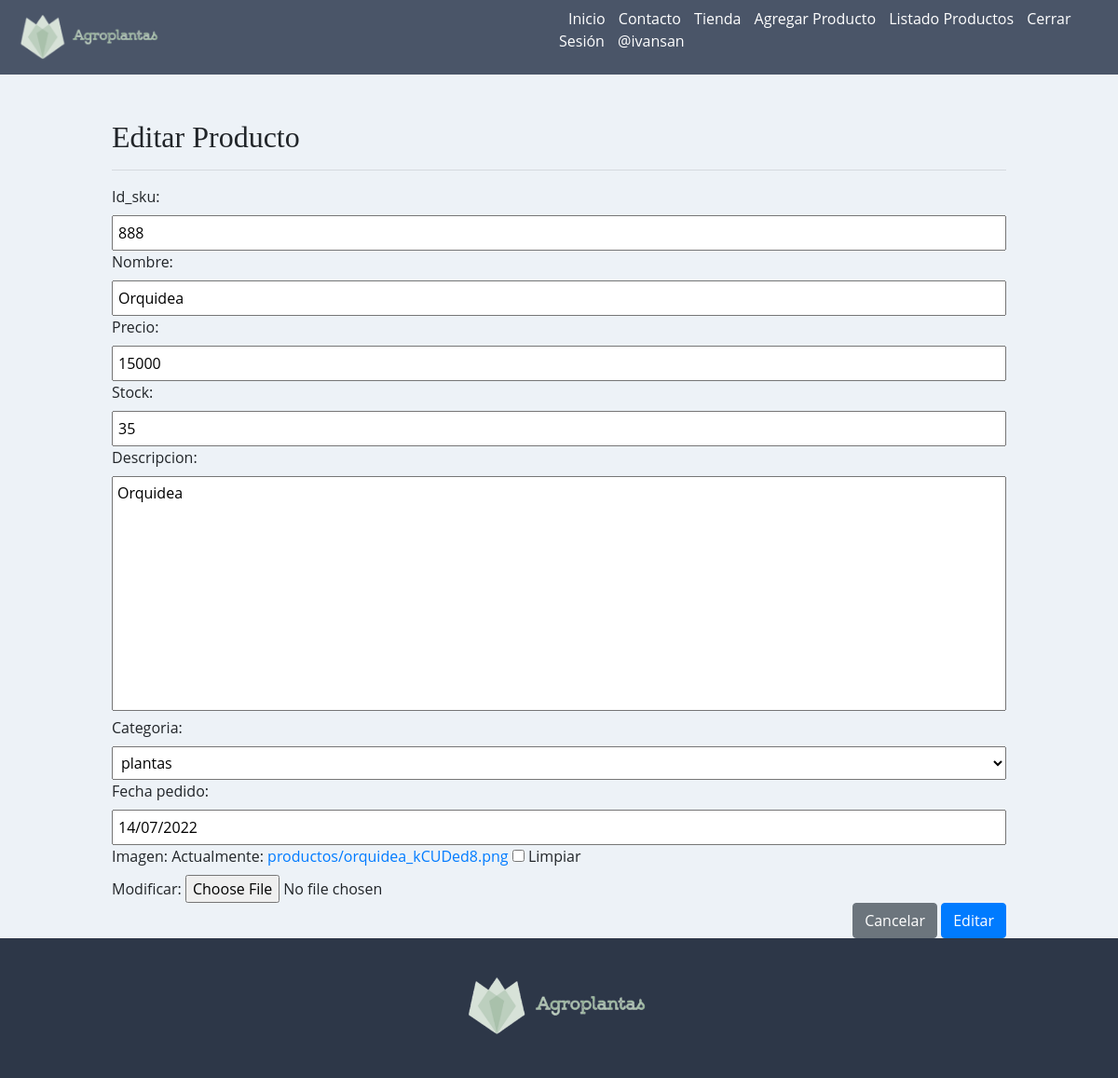
The app's page /modificar-producto/888/ (signed in) with its own data.
### core/models.py (models this page shows, shortened)
class Producto(models.Model):
    codigo = models.CharField(max_length=6, primary_key=True, verbose_name= 'id_sku')
    nombre = models.CharField(max_length=50, verbose_name= 'Nombre Producto')
    precio = models.IntegerField()
    stock = models.IntegerField()
    descripcion = models.TextField()
    categoria = models.ForeignKey(Categoria, null=False, on_delete=models.PROTECT)
    fecha_pedido = models.DateField()
    imagen = models.ImageField(upload_to="productos", null=True)

### core/views.py (the view, shortened to what this page needs)
# urls.py: path('modificar-producto/<codigo>/', modificar_producto, name="modificar_producto"),
@permission_required('core.change_producto')
def modificar_producto(request, codigo):
    producto = get_object_or_404(Producto, codigo=codigo)
    data = {
        'form': ProductoForm(instance=producto)
    }
    return render(request,'core/producto/modificar.html', data)

### core/forms.py
class ProductoForm(forms.ModelForm):
    nombre = forms.CharField(min_length=3, max_length=50)
    imagen = forms.ImageField(required=False)
    precio = forms.IntegerField(min_value=1, max_value=1500000)
    class Meta:
        model = Producto
        fields = '__all__'

### core/models.py (called while the page is built)
    def __str__(self):
        return self.nombreCategoria

### core/templates/core/producto/modificar.html (shortened to what this page needs)
{% extends 'core/base.html' %}
{% block contenido %}
<br><br>
<h2>Editar Producto</h2>
<hr>
<form action="" method="post" enctype="multipart/form-data">
    {{ form }}
    <div class="d-flex justify-content-end">
        <input type="reset" value="Cancelar" class="btn btn-secondary">
    <input type="submit" value="Editar" class="btn btn-primary">
    </div>
</form>
{% endblock %}

### core/templates/core/base.html (shortened to what this page needs)
<!DOCTYPE html>
<html lang="es">
<head>
    <link rel="stylesheet" href="https://cdn.jsdelivr.net/npm/bootstrap@4.6.1/dist/css/bootstrap.min.css"
>
    {% load static %}
    <link rel="stylesheet" href="https://cdn.jsdelivr.net/bxslider/4.2.12/jquery.bxslider.css">
    <link rel="stylesheet" href="{% static 'core/css/estilos.css' %}">
</head>
<body>
    <header id="header">
        <div class="contenedor_logo">
            <img class="logo" src="{% static 'core/img/agroplantaslogo.png' %}" alt="logo">
        </div>
        <div>
            <nav id="nav">
                <ul>
                    <li>
                        <a href="{% url 'home' %}"> Inicio </a>
                    </li>
                    <li>
                        <a href="{% url 'contacto' %}">Contacto</a>
                    </li>
                    <li><a href="{% url 'galeria' %}">Tienda</a></li>
                    {% if perms.core.add_producto %}
                    <li>
                        <a href="{% url 'agregar_producto' %}">Agregar Producto</a>
                    </li>
                    {% endif %}
                    {% if perms.core.view_producto %}
                    <li>
                        <a href="{% url 'listar_productos' %}">Listado Productos</a>
                    </li>
                    {% endif %}
                    {% if user.is_authenticated %}
                    <li>
                        <a href="{% url 'logout' %}">Cerrar Sesión</a>
                    </li>
                    <li>
                        <a href="#">@{{ user.username }}</a>
                    </li>
                    {% endif %}
                </ul>
            </nav>
        </div>
    </header>
    <div id="contenido">
        {% block contenido %}
        {% endblock %}
    </div>
    <footer>
        <div class="logo_footer">
            <img src="{% static 'core/img/agroplantaslogo.png' %}" alt="logo">
        </div>
    </footer>
</body>
</html>

### core/static/core/css/estilos.css (style rules this page uses)
* { margin:0; padding:0; }
body { background-color:#EDF2F7; font-family: 'Open Sans', sans-serif; }
h1,h2 { font-family: 'Balsamiq Sans', cursive; }
header { width: 100%; height: 80px; background-color: #4A5568; display: flex; justify-content: space-between; }
header > div { width: 50%; }
.contenedor_logo { display: flex; align-items: center; }
.logo { width: 155px; margin-left: 20px; }
nav { display: flex; justify-content: flex-end; align-items: center; height: 100%; }
nav > ul { margin-right: 50px; }
nav > ul > li { display: inline; margin-left: 10px; }
nav a { color:white; text-decoration: none; }
#contenido { width: 80%; margin:auto; max-width: 1280px; min-height: 100vh; }
footer { width: 100%; height: 150px; background-color: #2D3748; }
footer > .logo_footer { display: flex; justify-content: center; align-items: center; height: calc(150% - 80px); }
footer > .logo_footer > img { width: 200px; }
input[type=text], input[type=email], input[type=number], select, textarea { width: 100%; padding: 5px; }
textarea { resize: none; }

### records on screen
Producto: codigo "888", nombre "Orquidea", precio "15000", stock "35", descripcion "Orquidea", categoria "plantas", fecha_pedido "14/07/2022"

### other values on screen
{{ user.username }} "ivansan"
